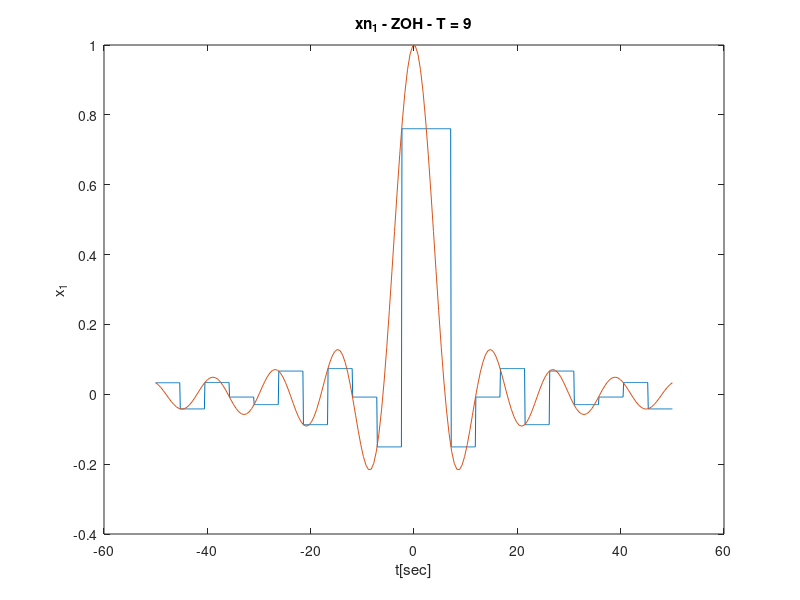

MATLAB code to generate this figure:
T = 9;
N = 5;
L = T*N;
points = 200;
t = linspace(-50,50,points);
x1 = sinc(t./6);
n = linspace(-50,50,points/T);
xn1 = sinc(n./6);
for i = 1:length(xn1)-1
    for j = 1:L
        zoh((i-1)*L+j) = xn1(i);
    end
end   
figure;
t2 = linspace(-50,50,length(zoh));
plot(t2,zoh);
hold on;
plot(t,x1);
hold off;
title('xn_1 - ZOH - T = 9')
ylabel('x_1');
xlabel('t[sec]');
